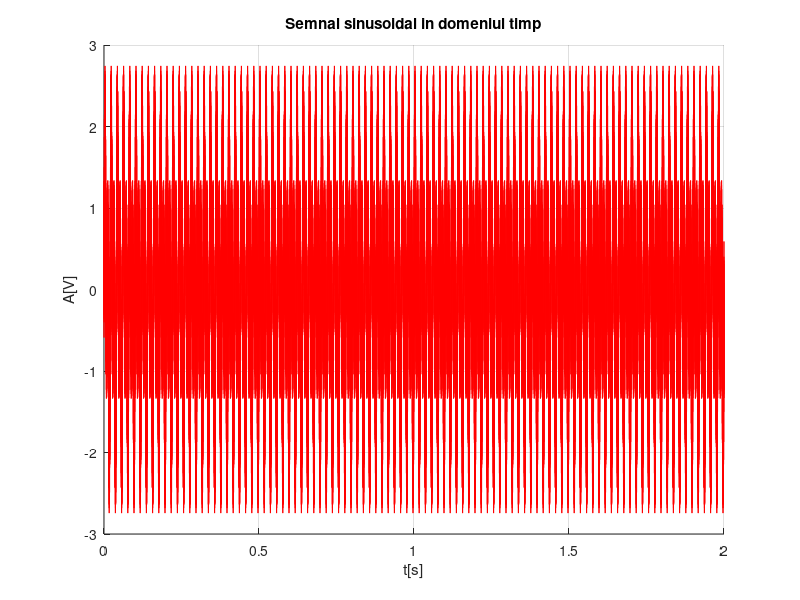
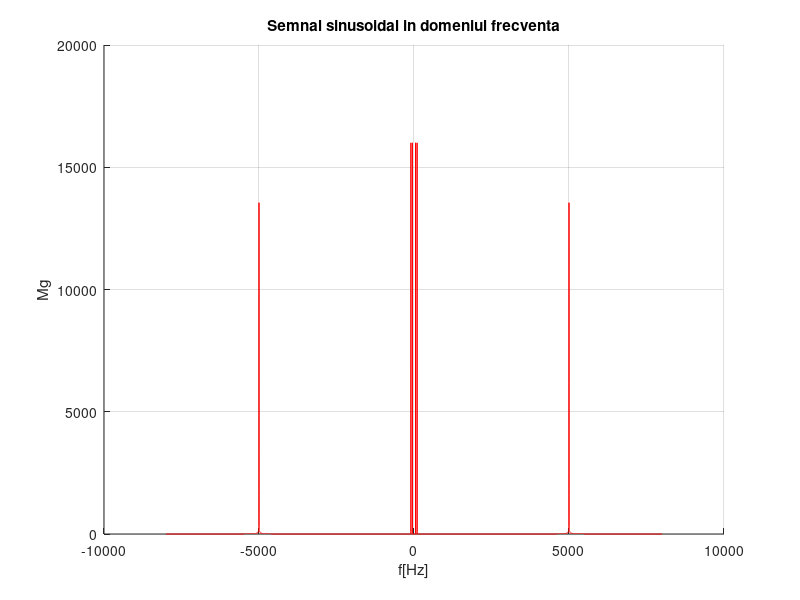
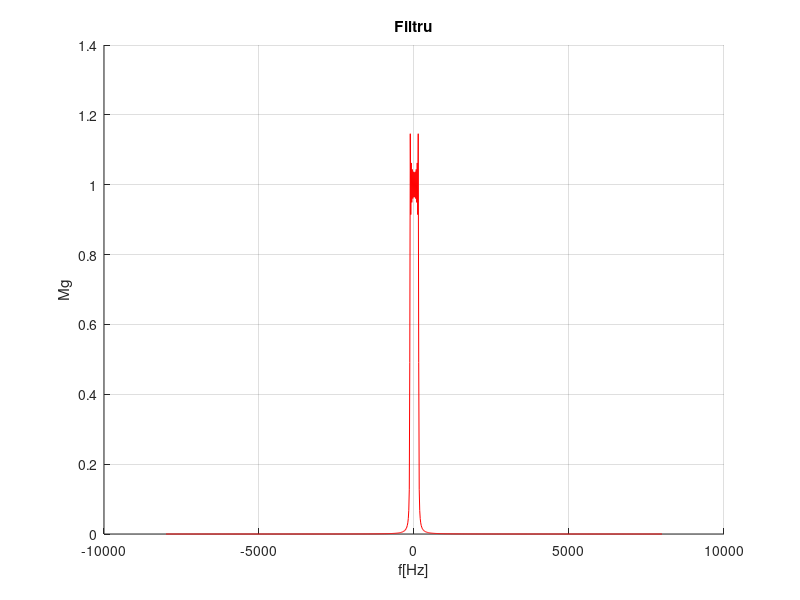
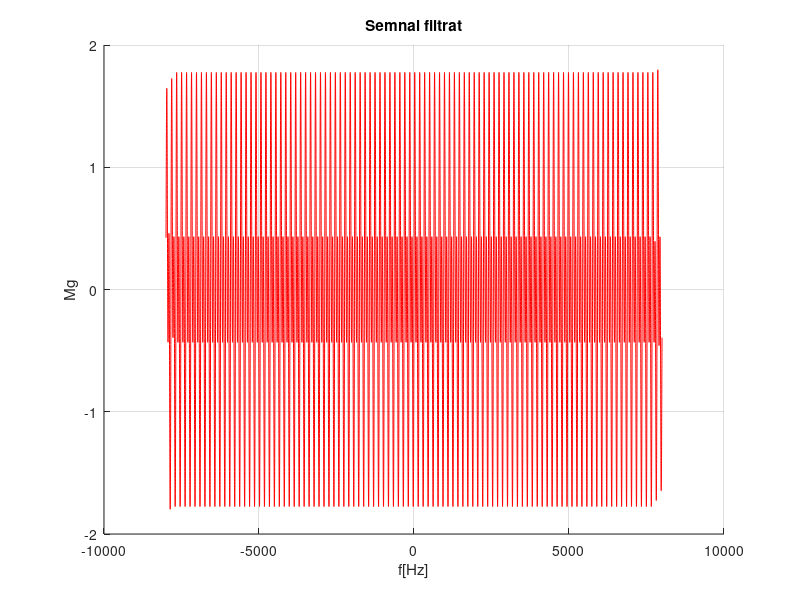

These charts were generated, in order, by the following MATLAB code:
clc
close all
clear

fs = 16000;
f = 50;
f2 = 2*f;
f3 = 100*f;
ts = 1/fs;
len = 2;
t = 0 : ts : len; 
s0 = sin(2 * pi * f * t);
s1 = sin(2 * pi * f2 * t);
s2 = sin(2 * pi * f3 * t);

sum_timp = s0 +s2 +s1;
sum_freq = fftshift(abs(fft(sum_timp)));
signal_freq = linspace(-fs/2,fs/2,length(sum_freq));

figure(1)
hold on
plot(t,sum_timp,"red")
grid on
title("Semnal sinusoidal in domeniul timp")
xlabel("t[s]")
ylabel("A[V]")
hold off


figure(2)
hold on
plot(signal_freq,sum_freq,"red")
grid on
title("Semnal sinusoidal in domeniul frecventa")
xlabel("f[Hz]")
ylabel("Mg")
hold off

N = 1000;
f_taiere = 150;
q = (-(N-1)*fs)/(2*N):fs/N:((N-1)*fs)/(2*N); 
H_n = double(abs(q) <= f_taiere);

h_final = [];
k = -(N-1)/2:(N-1)/2;
for n=-(N-1)/2:(N-1)/2
   
    h_temp = 1/N * sum(H_n.*cos(2*pi*k*n/N));
    h_final = [h_final,h_temp];
end

h_final_freq = fftshift(abs(fft(h_final)));
freq = linspace(-fs/2,fs/2,length(h_final_freq));

figure(3)
hold on
plot(freq,h_final_freq,"red")
grid on
title("Filtru")
xlabel("f[Hz]")
ylabel("Mg")
hold off

Y_n = conv(sum_timp,h_final,"same");
figure(4)
hold on
plot(signal_freq,Y_n,"red")
grid on
title("Semnal filtrat")
xlabel("f[Hz]")
ylabel("Mg")
hold off
